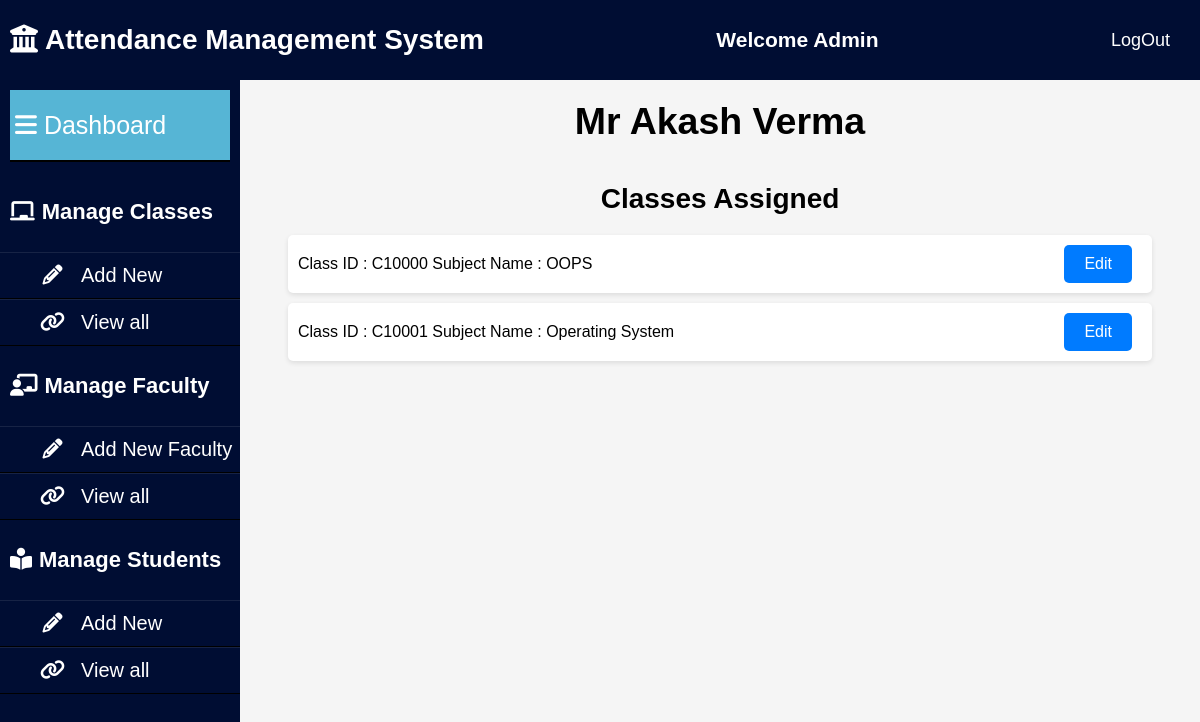
Page /teacher_mgmt/?teacher_id=T10000 on the earlier database version.
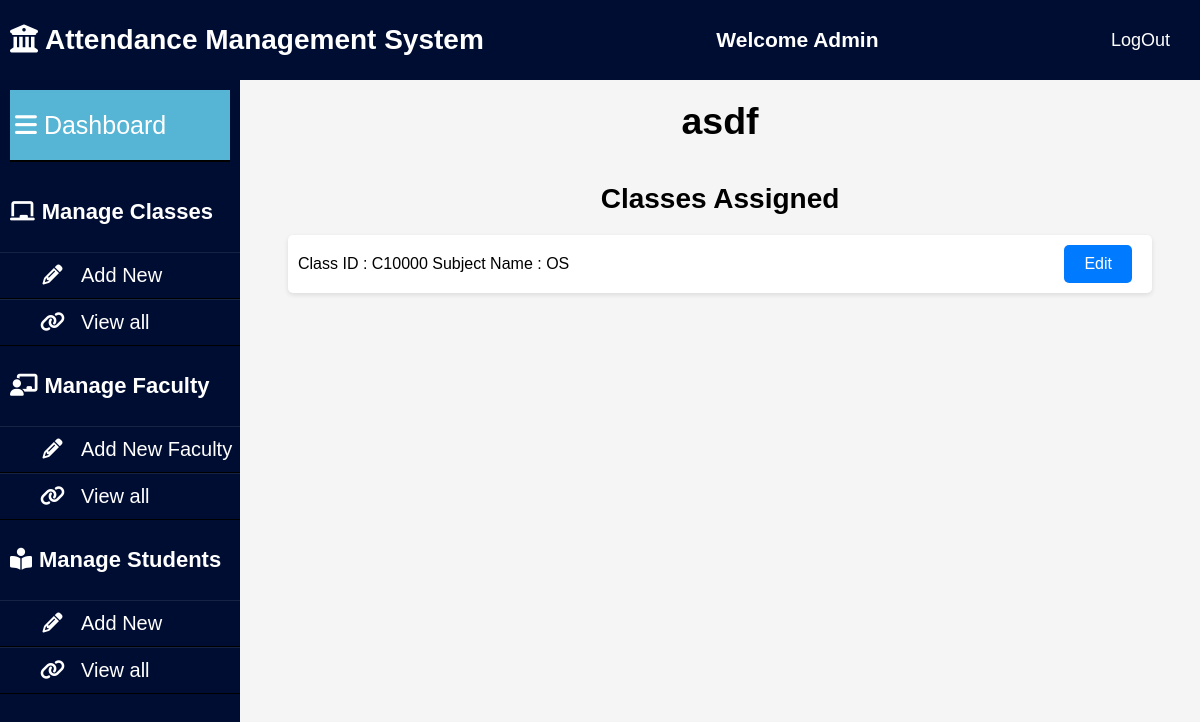
Same page on the later database version.
### AMS_APP/models.py (models this page shows, shortened)
class Teacher(models.Model):
    teacher_id=models.CharField(max_length=15)
    teacher_name=models.CharField(max_length=30)
    email_id=models.CharField(max_length=30)
    password=models.CharField(max_length=30)

class Subject(models.Model):
    subject_id=models.CharField(max_length=15)
    subject_name=models.CharField(max_length=30)
    teacher_id=models.CharField(max_length=15)
    classes_held=models.IntegerField()
    number_of_students=models.IntegerField()
    class_info=models.TextField()

### AMS_APP/views.py (the view)
# urls.py: path('teacher_mgmt/', views.teacher_mgmt, name='teacher_mgmt'),
def teacher_mgmt(request):
    teacher_id = request.GET.get('teacher_id')
    print(teacher_id)
    teacher_name=Teacher.objects.filter(teacher_id=teacher_id)[0].teacher_name
    class_list=list(Subject.objects.filter(teacher_id=teacher_id))
    dic={'teacher_name':teacher_name,'class_list':class_list}
    return render(request, 'teacher_mgmt.html',dic)

### template/teacher_mgmt.html (shortened to what this page needs)
{% load static %}
<!DOCTYPE html>
<html>
<head>
  <link href="{% static 'css/teacher_mgmt.css'%}" rel="stylesheet" type="text/css" />
     <link rel="stylesheet" href="https://cdnjs.cloudflare.com/ajax/libs/font-awesome/6.4.0/css/all.min.css">
    <link rel="stylesheet" type="text/css" href="{% static 'css/admindashboard.css'%}">
</head>
<body>
    <header class="mainheader">
        <h1><i class="fas fa-university"></i>Attendance Management System</h1>
        <h2>Welcome Admin</h2>
        <a href="/logoutuser" >LogOut</a>
    </header>
    <aside>
        <header>
            <a href="AdminDashboard.html">
                <i class="fas fa-bars"></i>Dashboard
            </a>
        </header>
        <ul>
            <li><h4><i class="fas fa-chalkboard"></i>Manage Classes</h4></li>
            <ul>
                <li><a href="/courseadd"><i class="fa fa-pencil fa-fw"></i>Add New</a></li>
                <li><a href="/viewclass"><i class="fa fa-link"></i>View all</a></li>
            </ul>
        </ul>
        <ul>
            <li><h4><i class="fas fa-chalkboard-teacher"></i>Manage Faculty</h4></li>
            <ul>
                <li><a href="/teacher"><i class="fa fa-pencil fa-fw"></i>Add New Faculty</a></li>
                <li><a href="/viewfaculty"><i class="fa fa-link"></i>View all</a></li>
            </ul>
        </ul>
        <ul>
            <li><h4><i class="fas fa-book-reader" aria-hidden="true"></i>Manage Students</h4></li>
            <ul>
                <li><a href="/addnewstudent"><i class="fa fa-pencil fa-fw"></i>Add New</a></li>
                <li><a href="/viewstudent"><i class="fa fa-link"></i>View all</a></li>
            </ul>
        </ul>
    </aside>
  <div class="content-container">
    <div class="teacher-info">
      <h2>{{teacher_name}}</h2>
    </div>
    <div class="batches-list">
      <h3>Classes Assigned</h3>
      <ul>
        {% for q in class_list %}
        <li>
          <span>Class ID : {{q.subject_id}}  Subject Name : {{q.subject_name}}</span>
          <a class="remove-btn btn" href="/class_mgmt/?subject_id={{ q.subject_id }}">Edit</a>
        </li>
        {% endfor %}
      </ul>
    </div>
  </div>
</body>
</html>

Differences in the rows shown:
removed Subject: subject_id "C10000", subject_name "OOPS"
changed Teacher: teacher_name "Mr Akash Verma" → "asdf"
changed Subject: subject_id "C10001" → "C10000"; subject_name "Operating System" → "OS"
